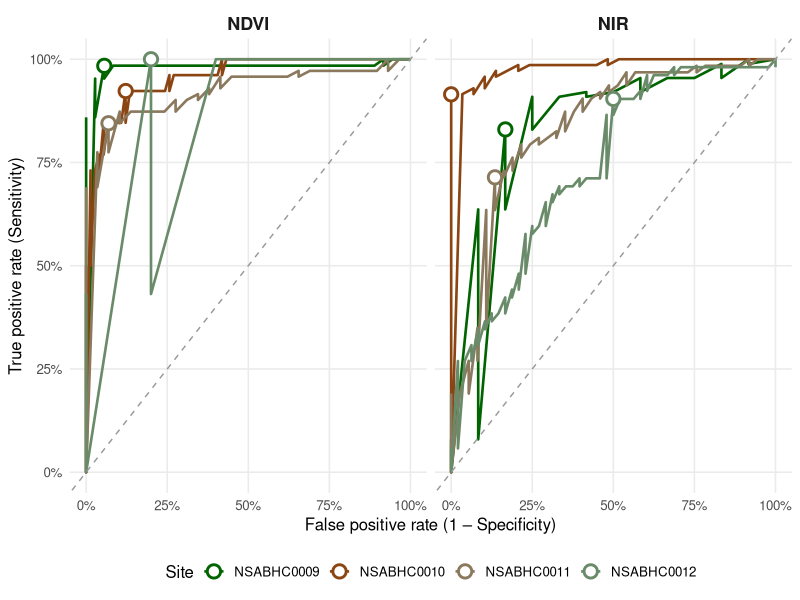
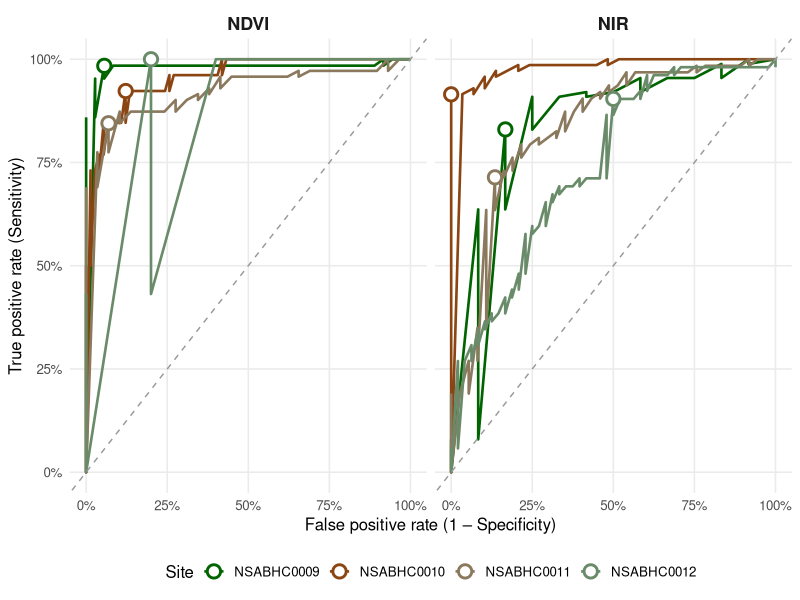

Write R code to recreate these figures, in order.
# ROC-based threshold selection for NDVI and NIR masking
#
# Fits ROC curves (Youden index) to visually classified training points to find
# the optimal pixel-value threshold for separating vegetation from bare ground
# (NDVI) and non-shadow from shadow (NIR). These thresholds were then passed to
# create_masked_raster() (funx.R) to produce the masked rasters archived on
# Zenodo (10.5281/zenodo.17089161).
#
# Run from the project root:
#   Rscript preprocessing/02_roc_thresholds.R
#
# Inputs (tracked in this repo):
#   data/ndvi_reference_point_values.csv  — 100 pts/site, classes: veg | non-veg
#   data/nir_reference_point_values.csv   — 100 pts/site, classes: shadow | non-shadow
#
# Outputs:
#   data_out/ndvi_thresholds_2024.csv     — optimal threshold + diagnostics per site
#   data_out/nir_thresholds.csv
#   maps_graphs/roc_curves.png            — ROC curves for all sites x both metrics
#
# Expected thresholds (from original analysis):
#   NDVI: NSABHC0009 = 0.02198, NSABHC0010 = 0.02310, NSABHC0011 = 0.06775, NSABHC0012 = 0.04794
#   NIR:  NSABHC0009 = 0.03323, NSABHC0010 = 0.05510, NSABHC0011 = 0.04225, NSABHC0012 = 0.03722

library(pROC)
library(tidyverse)

if (!dir.exists("data_out"))    dir.create("data_out")
if (!dir.exists("maps_graphs")) dir.create("maps_graphs")

ndvi_pts <- read_csv("data/ndvi_reference_point_values.csv", show_col_types = FALSE)
nir_pts  <- read_csv("data/nir_reference_point_values.csv",  show_col_types = FALSE)


# =============================================================================
# Core function: ROC analysis for one metric across all sites
# =============================================================================
# positive_class: the class coded as 1 (target of detection)
# Returns a list with one element per site, each containing:
#   threshold, auc, sensitivity, specificity, n_pos, n_neg, roc object

run_roc_analysis <- function(df, value_col, class_col, positive_class,
                             site_col = "site") {
  lapply(unique(df[[site_col]]), function(s) {
    d <- df[df[[site_col]] == s, ]
    binary <- as.integer(d[[class_col]] == positive_class)

    roc_obj  <- roc(binary, d[[value_col]], quiet = TRUE, direction = "<")
    best     <- coords(roc_obj, "best",
                       ret = c("threshold", "sensitivity", "specificity"),
                       best.method = "youden")

    # coords() can return multiple rows if several thresholds tie — take the first
    best <- best[1, ]

    list(
      site        = s,
      roc         = roc_obj,
      threshold   = best$threshold,
      auc         = as.numeric(auc(roc_obj)),
      auc_ci      = as.numeric(ci.auc(roc_obj)),   # lower, AUC, upper (DeLong 95% CI)
      sensitivity = best$sensitivity,
      specificity = best$specificity,
      n_pos       = sum(binary == 1),
      n_neg       = sum(binary == 0)
    )
  }) |> setNames(unique(df[[site_col]]))
}


# =============================================================================
# Run analyses
# =============================================================================

ndvi_roc <- run_roc_analysis(ndvi_pts,
                             value_col      = "ndvi",
                             class_col      = "class",
                             positive_class = "veg")

nir_roc  <- run_roc_analysis(nir_pts,
                             value_col      = "nir",
                             class_col      = "class",
                             positive_class = "non-shadow")


# =============================================================================
# Extract summary tables
# =============================================================================

summarise_roc <- function(roc_list, value_label) {
  map_dfr(roc_list, function(x) {
    tibble(
      site          = x$site,
      metric        = value_label,
      threshold     = round(x$threshold,   6),
      auc           = round(x$auc,         4),
      auc_ci_lower  = round(x$auc_ci[1],   4),
      auc_ci_upper  = round(x$auc_ci[3],   4),
      sensitivity   = round(x$sensitivity, 3),
      specificity   = round(x$specificity, 3),
      n_veg_pos     = x$n_pos,
      n_nonveg_neg  = x$n_neg
    )
  })
}

ndvi_summary <- summarise_roc(ndvi_roc, "NDVI")
nir_summary  <- summarise_roc(nir_roc,  "NIR")

write_csv(ndvi_summary, "data_out/ndvi_thresholds_2024.csv")
write_csv(nir_summary,  "data_out/nir_thresholds.csv")

cat("=== NDVI thresholds (2024) ===\n")
print(ndvi_summary, width = 120)
cat("\n=== NIR thresholds ===\n")
print(nir_summary, width = 120)


# =============================================================================
# ROC curve plots
# =============================================================================

roc_plot_data <- function(roc_list, metric_label) {
  map_dfr(roc_list, function(x) {
    tibble(
      site        = x$site,
      metric      = metric_label,
      specificity = x$roc$specificities,
      sensitivity = x$roc$sensitivities
    )
  })
}

optimal_points <- function(summary_tbl) {
  summary_tbl %>%
    transmute(site, metric,
              x = 1 - specificity,
              y = sensitivity)
}

site_colours <- c(
  NSABHC0009 = "darkgreen",
  NSABHC0010 = "saddlebrown",
  NSABHC0011 = "navajowhite4",
  NSABHC0012 = "darkseagreen4"
)

plot_df <- bind_rows(
  roc_plot_data(ndvi_roc, "NDVI"),
  roc_plot_data(nir_roc,  "NIR")
)

opt_df <- bind_rows(
  optimal_points(ndvi_summary),
  optimal_points(nir_summary)
)

roc_plot <- ggplot(plot_df,
                   aes(x = 1 - specificity, y = sensitivity, colour = site)) +
  geom_line(linewidth = 0.9) +
  geom_abline(slope = 1, intercept = 0, linetype = "dashed", colour = "grey60") +
  geom_point(data = opt_df, aes(x = x, y = y, colour = site),
             size = 3.5, shape = 21, fill = "white", stroke = 1.5) +
  facet_wrap(~ metric, nrow = 1) +
  scale_colour_manual(values = site_colours, name = "Site") +
  scale_x_continuous(limits = c(0, 1), labels = scales::percent_format()) +
  scale_y_continuous(limits = c(0, 1), labels = scales::percent_format()) +
  labs(x = "False positive rate (1 – Specificity)",
       y = "True positive rate (Sensitivity)") +
  theme_minimal(base_size = 12) +
  theme(
    panel.grid.minor  = element_blank(),
    strip.text        = element_text(face = "bold", size = 13),
    legend.position   = "bottom",
    plot.background   = element_rect(fill = "white", colour = "white")
  )

roc_plot

#ggsave("maps_graphs/roc_curves.png",   roc_plot, width = 12, height = 6, dpi = 300)
ggsave("preprocessing/roc_curves.png", roc_plot, width = 12, height = 6, dpi = 120)
